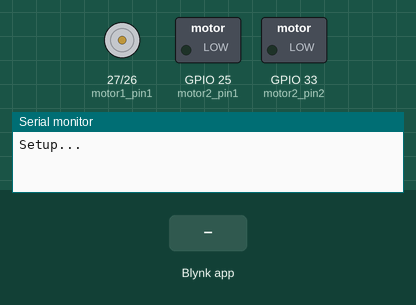
This sketch was run on a simulated ESP32. Shown: motor-driver pin pairs drawn as motors (green arrow = first pin HIGH = forward, orange = second pin HIGH = backward, longer = more drive), switched loads named in the sketch (green lamp = pin HIGH), the last lines printed to the serial monitor. The inputs (shaded band) are chosen by the test bench. WiFi joins after 1.5 s; servers stay silent unless stated.

Above: at 3.0 s.
3.1 s: Blynk app writes 1 to V0
At 4.3 s:
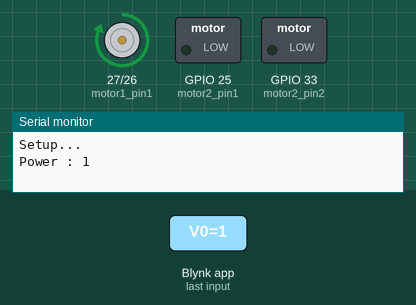
4.6 s: Blynk app writes 0 to V0
At 5.4 s:
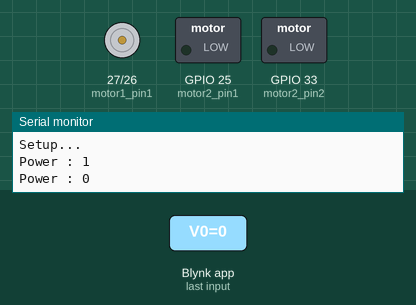
Timing chart, 0 to 7.6 s (numbered marks = the images above; inputs shaded):
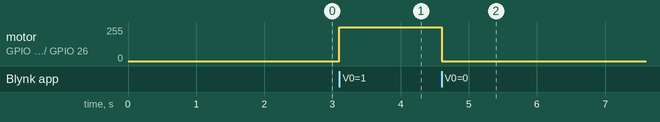

The sketch:

4.png.ino
```cpp
#include <WiFi.h>
#include <WiFiClient.h>
#include <BlynkSimpleEsp32.h>
#include <analogWrite.h>

#define BLYNK_TEMPLATE_ID "TMPLdXYvA4rC"
#define BLYNK_TEMPLATE_NAME "Remote Control"
#define BLYNK_AUTH_TOKEN "arJse34qMId67T-vGs5QpqRi3qGljLBV"

char ssid[] = "password";
char pass[] = "azril1337";

int motor1_pin1 = 27;
int motor1_pin2 = 26;
int motor2_pin1 = 25;
int motor2_pin2 = 33;

int power = 0;

void setup() {
  Serial.begin(115200);
  Blynk.begin(BLYNK_AUTH_TOKEN, ssid, pass);
  Serial.println("Setup...");

  pinMode(motor1_pin1, OUTPUT);
  pinMode(motor1_pin2, OUTPUT);
  pinMode(motor2_pin1, OUTPUT);
  pinMode(motor2_pin2, OUTPUT);
}

// BLYNK_WRITE(V0) // Executes when the value of virtual pin 0 changes
// {
//   if(param.asInt() == 1)
//   {
//     // execute this code if the switch widget is now ON
//     analogWrite(motor1_pin1, 255);  // Set digital pin 2 HIGH
//     analogWrite(motor1_pin2, 0);  // Set digital pin 2 HIGH
//     Serial.println(param.asInt());
//   }
//   else
//   {
//     // execute this code if the switch widget is now OFF
//     analogWrite(motor1_pin1, 0);  // Set digital pin 2 HIGH
//     analogWrite(motor1_pin2, 0);  // Set digital pin 2 LOW
//     Serial.println(param.asInt());
//   }
// }

BLYNK_WRITE(V0)
{
    power = param.asInt();
    if (power == 1) {
      analogWrite(motor1_pin1, 255);
    } else {
      analogWrite(motor1_pin1, 0);
    }
    Serial.println((String)"Power : "+power);
}

// BLYNK_WRITE(V1)
// {
//     int X = param[0].asInt();
//     int Y = param[1].asInt();

//     Serial.println((String)"x:"+X+", y:"+Y);

//     int PWM1 = map(X, 0, 255, -255, 255);
//     int PWM2 = map(Y, 0, 255, -255, 255);

//     Serial.println((String)"PWM1:"+PWM1+", PWM2:"+PWM2);

//     if (power == 1) {
//       // Kuadran 1
//       if (x )
//       // if (PWM1 > 0) {
//       //   digitalWrite(motor1_pin1, HIGH);
//       //   digitalWrite(motor1_pin2, LOW);
//       //   analogWrite(motor1_pin1, abs(PWM1));
//       //   analogWrite(motor1_pin2, 0);
//       // } else {
//       //   digitalWrite(motor2_pin1, HIGH);
//       //   digitalWrite(motor2_pin2, LOW);
//       //   analogWrite(motor2_pin1, abs(PWM1));
//       //   analogWrite(motor2_pin2, 0);
//       // }

//       // if (PWM2 > 0) {
//       //   digitalWrite(motor2_pin1, HIGH);
//       //   digitalWrite(motor2_pin2, LOW);
//       //   analogWrite(motor2_pin1, abs(PWM2));
//       //   analogWrite(motor2_pin2, 0);
//       // } else {
//       //   Serial.println("Mundur");
//       //   digitalWrite(motor1_pin1, LOW);
//       //   digitalWrite(motor1_pin2, HIGH);
//       //   analogWrite(motor2_pin1, 0);
//       //   analogWrite(motor2_pin2, abs(PWM2));
//       // }
//     }

//     // Mengatur kecepatan putaran roda
//     // analogWrite(motor1_pin1, abs(PWM1));
//     // analogWrite(motor1_pin2, abs(PWM1));
//     // analogWrite(motor2_pin1, abs(PWM2));
//     // analogWrite(motor2_pin2, abs(PWM2));
// }

void loop() {
  Blynk.run();
  // Set the motor speed to half of maximum speed (range is 0-255)
  // analogWrite(motor1_pin1, 128);
  // analogWrite(motor1_pin2, 0);

  // Wait for 2 seconds
  // delay(2000);

  // Set the motor speed to full maximum speed
  // analogWrite(motor1_pin1, 255);
  // analogWrite(motor1_pin2, 0);

  // Wait for 2 seconds
  // delay(2000);

  // Stop the motor
  // analogWrite(motor1_pin1, 0);
  // analogWrite(motor1_pin2, 0);

  // Wait for 2 seconds
  // delay(2000);
}
```

Measured:
- after the input at 3.1 s, motor on GPIO 27 (motor1_pin1) / GPIO 26 (motor1_pin2): stopped → forward 255/255 at once
- after the input at 4.6 s, motor on GPIO 27 (motor1_pin1) / GPIO 26 (motor1_pin2): forward 255/255 → stopped at once
